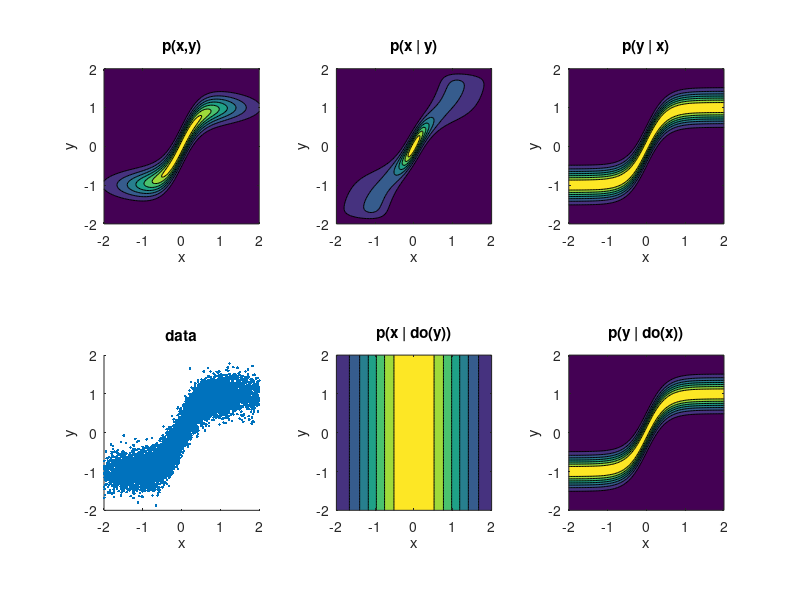

This chart was generated by the following MATLAB code:
f = @(x) tanh(2*x);
%f = @(x) x.^2;
sigma = 0.25;

N=200; xs = linspace(-4,4,N); ys = linspace(-4,4,N); x=[]; y=[]; px=[]; pyx=[]; for i=1:N; for j=1:N; x(i,j) = xs(i); y(i,j) = ys(j); px(i,j) = normpdf(x(i,j),0,1); pyx(i,j) = normpdf(y(i,j),f(x(i,j)),sigma); end; end;
p = px .* pyx;
px = (sum(p,2) * ((xs(end)-xs(1))/N)) * ones(1,N);
py = ones(N,1) * (sum(p,1) * ((ys(end)-ys(1))/N));
pxy = p ./ (py + 0.001);
pxdoy = px;

subplot(2,3,1);
contourf(x,y,p,7);
xlim([-2,2]);
ylim([-2,2]);
set(gca,'DataAspectRatio',[1 1 1]);
title('p(x,y)');
xlabel('x');
ylabel('y');
subplot(2,3,2);
contourf(x,y,pxy,7);
xlim([-2,2]);
ylim([-2,2]);
set(gca,'DataAspectRatio',[1 1 1]);
title('p(x | y)');
xlabel('x');
ylabel('y');
subplot(2,3,3);
contourf(x,y,pyx,7);
xlim([-2,2]);
ylim([-2,2]);
set(gca,'DataAspectRatio',[1 1 1]);
title('p(y | x)');
xlabel('x');
ylabel('y');
subplot(2,3,4);
M=10000;X=randn(M,1);Y=f(X)+sigma*randn(M,1); scatter(X,Y,'.'); 
xlim([-2,2]);
ylim([-2,2]);
set(gca,'DataAspectRatio',[1 1 1]);
title('data');
xlabel('x');
ylabel('y');
subplot(2,3,5);
contourf(x,y,px,7);
xlim([-2,2]);
ylim([-2,2]);
set(gca,'DataAspectRatio',[1 1 1]);
title('p(x | do(y))');
xlabel('x');
ylabel('y');
subplot(2,3,6);
contourf(x,y,pyx,7);
xlim([-2,2]);
ylim([-2,2]);
set(gca,'DataAspectRatio',[1 1 1]);
title('p(y | do(x))');
xlabel('x');
ylabel('y');

print('-depsc2','an.eps');
